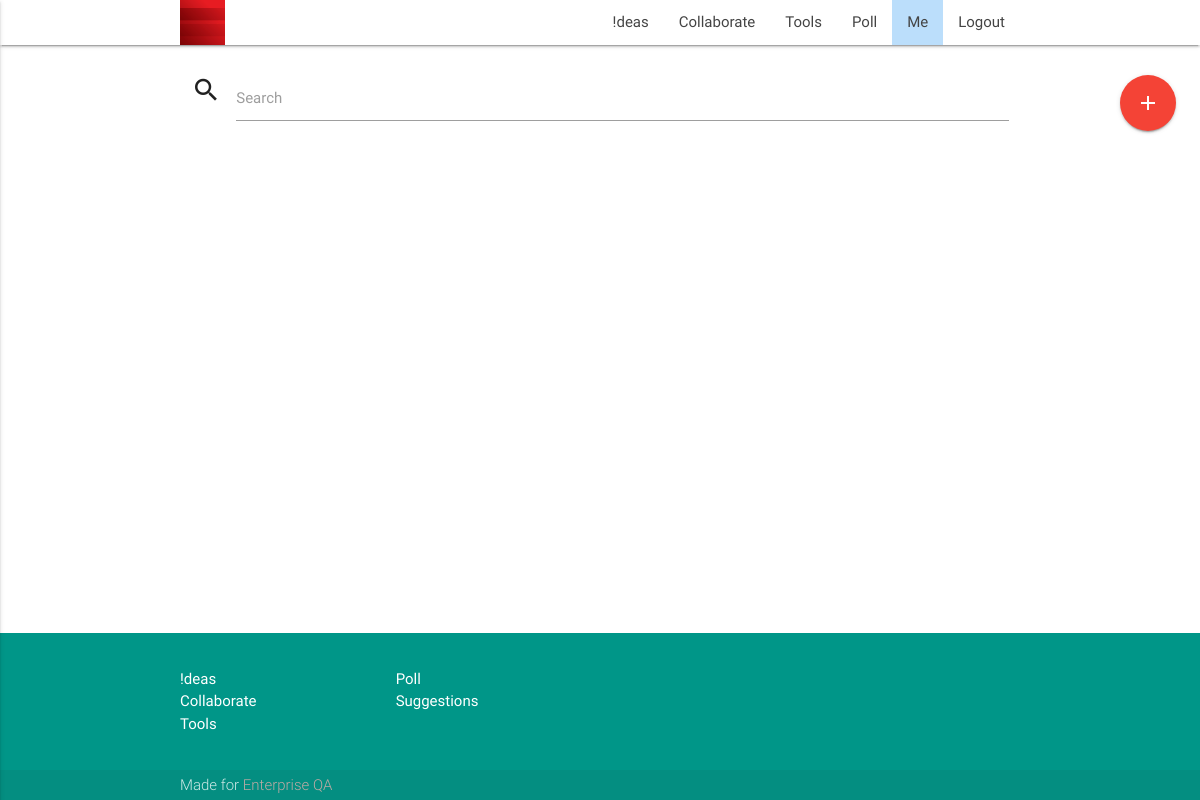
The page /tools on the database as committed earlier.
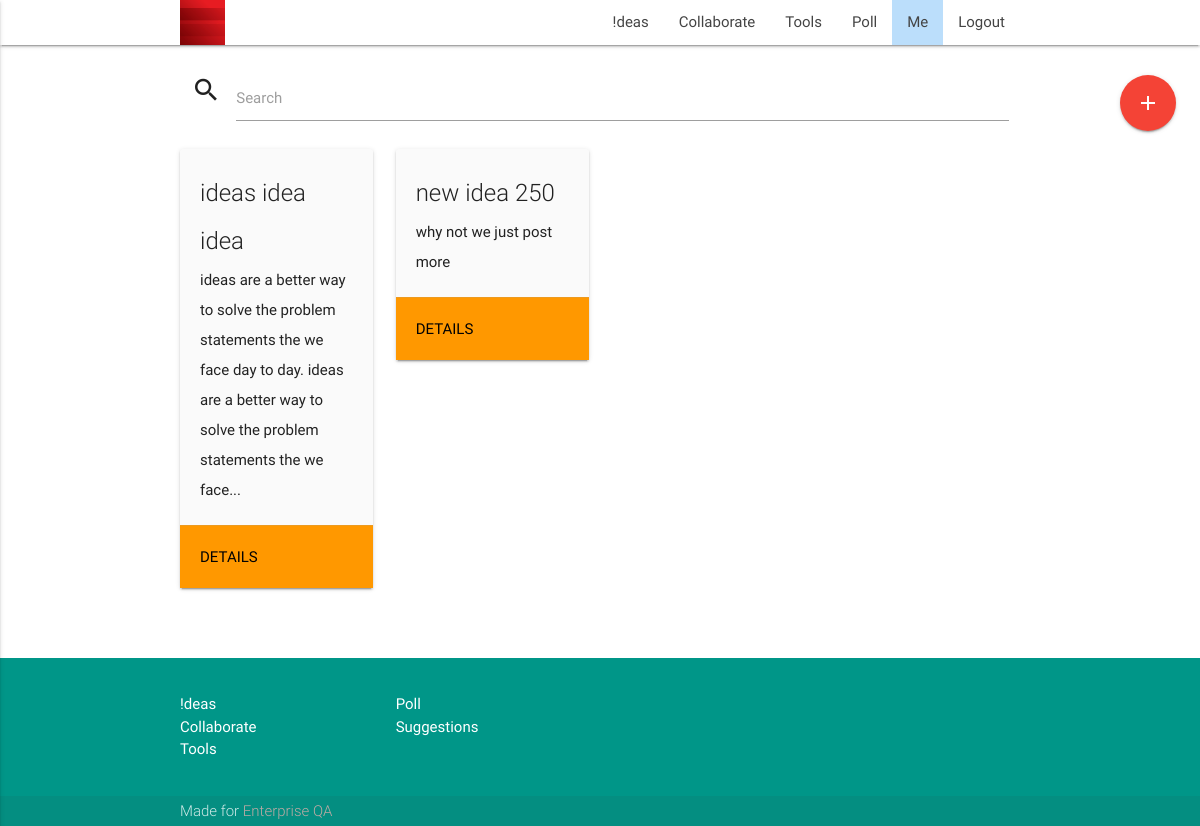
The same page on the database as committed later.
### database.py (models this page shows)
class Ideas(Base):
    __tablename__ = 'ideas'
    id = Column(Integer, primary_key=True)
    title = Column(String(150), nullable=False)
    summary = Column(String(2000), nullable=False)
    tags = Column(String(30), nullable=True)
    filename = Column(String(50), nullable=True)
    filePath = Column(String(100), nullable=True)
    user_id = Column(Integer, ForeignKey(User.id))
    isActive = Column(Boolean, default=True)
    usability = Column(Boolean, default=False)
    createdDate = Column(DateTime(timezone=True), server_default=func.now())
    updatedDate = Column(DateTime(timezone=True), onupdate=func.now())
    user = relationship(User)
    '''@property
    def serialize(self):
    """Return object data in easily serializeable format"""
    return {
        'id': self.id,
        'title': self.title,
        'summary': self.summary,
    }'''

### app.py (the view)
@app.route('/tools')
def tools():
    try:
        tools = dbsession.query(Ideas).filter(Ideas.usability == True).all()
    except NoResultFound:
        flash("NO results found!")
        None
    return render_template('tools/index.html', ideas=tools)

### templates/tools/index.html (shortened to what this page needs)
{% extends "layout.html" %}
{% block content %}
  <div class="container">
    <div class="section">
      <div class="row">
          <div class="col s12">
                <div class="input-field col s12">
                    <form action="/search" method="POST">
                        <i class="material-icons prefix">search</i>
                        <input type="text" name="search" type="submit" id="autocomplete-input" class="autocomplete">
                        <label for="autocomplete-input">Search</label>
                    </form>
                </div>
          </div>
        {%  for idea in ideas %}
            <div class="col s12 m6 l3">
                <div class="card grey lighten-5 hoverable">
                    <div class="card-content dark">
                        <span class="card-title">{{ idea.title  | truncate(18, true)}}</span>
                        <p>{{ idea.summary | truncate(150, true) }}</p>
                    </div>
                    <div class="card-action orange">
                        <a href="{{ url_for('ideaDetails', idea_id=idea.id)}}" style="color: #020202;">Details</a>
                    </div>
                </div>
            </div>
          {% endfor %}
        </div>
    </div>
  </div>
    <div class="fixed-action-btn" style="top: 60px; right: 24px;">
        <a class="btn-floating btn-large red" href="{{ url_for('newIdea') }}">
            <i class="material-icons">add</i>
        </a>
    </div>
{% endblock %}

### templates/layout.html (shortened to what this page needs)
<!DOCTYPE html>
<html lang="en">
<head>
  <link rel="stylesheet" type="text/css" href="{{ url_for('static', filename='css/materialize.css') }}">
  <link rel="stylesheet" type="text/css" href="{{ url_for('static', filename='css/style.css') }}" media="screen,projection"/>
</head>
<body>
<header>
    <div class="navbar-fixed">
  <nav class="white" role="navigation">
    <div class="nav-wrapper container">
	  <a href="{{ url_for('index') }}" ><img src="{{ url_for('static', filename='images/wf-logo.png') }}" style="height:45px; width:45px;"></a>
      <ul class="right hide-on-med-and-down">
		<li><a href="{{ url_for('ideas') }}">!deas</a></li>
		<li><a href="#">Collaborate</a></li>
		<li><a href="{{ url_for('tools') }}">Tools</a></li>
		<li><a href="#">Poll</a></li>
        <li style="background-color: #bbdefb;">
          <a class="dropdown-button" href="#!" data-activates="dropdown1">Me</a>
        </li>
		<li><a href="{{ url_for('logout') }}">Logout</a></li>
      </ul>
    </div>
  </nav>
        </div>
</header>
  <main>
      <div class="row">
            {% block content %}
            {% endblock %}
      </div>
</main>
  <footer class="page-footer teal">
    <div class="container">
      <div class="row">
        <div class="col l3 s12">
          <ul>
            <li><a class="white-text" href="{{ url_for('ideas') }}">!deas</a></li>
            <li><a class="white-text" href="#!">Collaborate</a></li>
            <li><a class="white-text" href="{{ url_for('tools') }}">Tools</a></li>
          </ul>
        </div>
        <div class="col l3 s12">
          <ul>
            <li><a class="white-text" href="#!">Poll</a></li>
            <li><a class="white-text" href="#!">Suggestions</a></li>
          </ul>
        </div>
      </div>
    </div>
    <div class="footer-copyright">
      <div class="container">
      Made for <a class="brown-text text-lighten-3" href="#">Enterprise QA</a>
      </div>
    </div>
  </footer>
  </body>
</html>

### static/css/style.css (style rules this page uses)
nav ul a, nav .brand-logo { color: #444; }
p { line-height: 2rem; }
footer.page-footer { margin: 0; }

### templates/layout.html (style rules this page uses)
body { display: flex; min-height: 100vh; flex-direction: column; }
main { flex: 1 0 auto; }

Rows that differ between the two databases and show on the page:
now on this page (row edited): Ideas: title "ideas idea idea", summary "ideas are a better way to solve the problem statements the we face day to day. ideas are a better way to solve the problem statements the we face..."
now on this page (row edited): Ideas: title "new idea 250", summary "why not we just post more"
